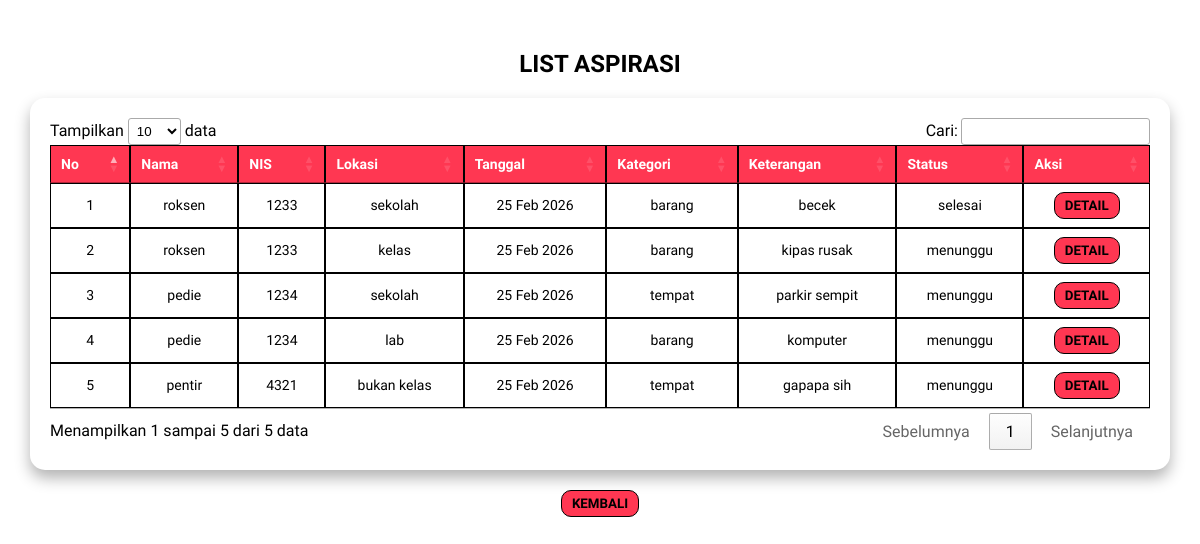
The app's page /UJIKOMFALAQ/admin/data-pengaduan.php, older data.
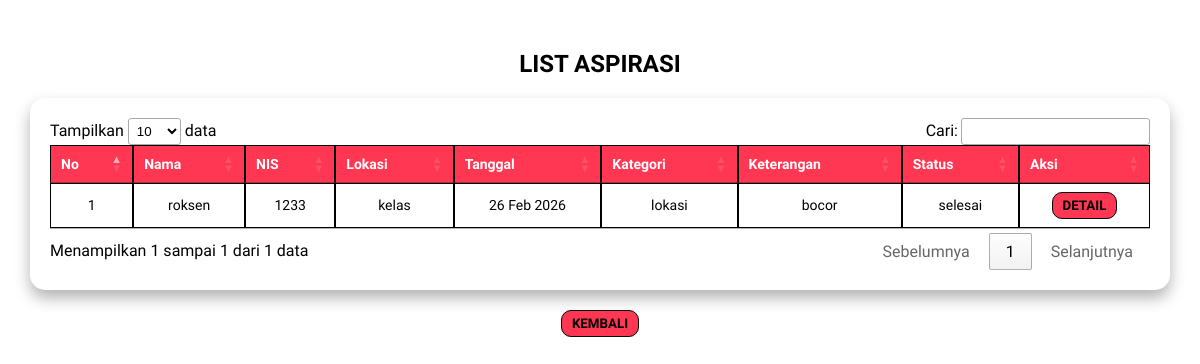
The same page, newer data.
### tables this page shows
CREATE TABLE `input_aspirasi` (
  `id_pelapor` int NOT NULL,
  `nis` varchar(225) NOT NULL,
  `id_kategori` int NOT NULL,
  `tanggal` datetime NOT NULL DEFAULT CURRENT_TIMESTAMP,
  `lokasi` varchar(225) NOT NULL,
  `ket` varchar(225) NOT NULL,
  `status` enum('menunggu','proses','selesai') NOT NULL DEFAULT 'menunggu',
  `feedback` varchar(225) DEFAULT NULL
);

CREATE TABLE `user` (
  `id` int NOT NULL,
  `username` varchar(50) NOT NULL,
  `password` varchar(50) NOT NULL,
  `role` enum('admin','siswa') NOT NULL DEFAULT 'siswa',
  `nis` varchar(100) DEFAULT NULL,
  `kelas` varchar(100) DEFAULT NULL
);

CREATE TABLE `kategori` (
  `id_kategori` int NOT NULL,
  `ket_kategori` varchar(225) NOT NULL
);

### UJIKOMFALAQ/admin/data-pengaduan.php (the view, shortened to what this page needs)
<?php
$koneksi = mysqli_connect("localhost","root","","ujikom_12rpl2_falaq");
$query = mysqli_query($koneksi, "
    SELECT input_aspirasi.*, kategori.ket_kategori, user.username
    FROM input_aspirasi
    LEFT JOIN kategori
    ON input_aspirasi.id_kategori = kategori.id_kategori
    LEFT JOIN user
    ON input_aspirasi.nis = user.nis
");
?>
<!DOCTYPE html>
<html lang="en">
<head>
<link rel="stylesheet" href="https://cdn.datatables.net/1.13.8/css/jquery.dataTables.min.css">
</head>
<body>
<h2>LIST ASPIRASI</h2>
<div class="box">
<table id="datatable" cellpadding="10" cellspacing="0">
    <thead>
        <tr>
            <th>No</th>
            <th>Nama</th>
            <th>NIS</th>
            <th>Lokasi</th>
            <th>Tanggal</th>
            <th>Kategori</th>
            <th>Keterangan</th>
            <th>Status</th>
            <th>Aksi</th>
        </tr>
    </thead>
    <tbody>
    <?php $no = 1; ?>
    <?php while ($data = mysqli_fetch_assoc($query)) { ?>
        <tr>
            <td><?= $no++ ?></td>
            <td><?= $data['username'] ?></td>
            <td><?= $data['nis'] ?></td>
            <td><?= $data['lokasi'] ?></td>
            <td><?= date('d M Y', strtotime($data['tanggal'])) ?></td>
            <td><?= $data['ket_kategori'] ?></td>
            <td><?= $data['ket'] ?></td>
            <td><?= $data['status'] ?></td>
            <td>
                <a href="detail-pengaduan.php?id=<?= $data['id_pelapor'] ?>">
                    <button><b>DETAIL</b></button>
                </a>
            </td>
        </tr>
    <?php } ?>
    </tbody>
</table>
</div>
<div class="kembali">
    <a href="admin.php">
        <button><b>KEMBALI</b></button>
    </a>
</div>
</body>
</html>

### UJIKOMFALAQ/admin/data-pengaduan.php (style rules this page uses)
body { font-family: 'Baloo 2'; margin: 0; padding: 30px; background-color: white; text-align: center; }
h2 { color: black; margin-bottom: 20px; }
.box { background-color: white; padding: 20px; border-radius: 15px; box-shadow: 0 8px 15px rgba(0,0,0,0.3); overflow-x: auto; }
table { width: 100%; border-collapse: collapse; font-size: 14px; }
th, td { border: 1px solid black; padding: 8px; text-align: center; }
th { background-color: rgb(255, 55, 82); color: white; }
button { border: 1px solid black; background-color: rgb(255, 55, 82); color: black; border-radius: 10px; padding: 5px 10px; font-family: 'Baloo 2'; transition: all 0.2s ease; }
.kembali { margin-top: 20px; }
a { text-decoration: none; color: inherit; }

Row changes from the older to the newer data that the page shows:
removed input_aspirasi: user.username "roksen", nis "1233", lokasi "sekolah", tanggal "25 Feb 2026", id_kategori.ket_kategori "barang", ket "becek", status "selesai"
removed input_aspirasi: user.username "roksen", nis "1233", lokasi "kelas", tanggal "25 Feb 2026", id_kategori.ket_kategori "barang", ket "kipas rusak", status "menunggu"
removed input_aspirasi: user.username "pedie", nis "1234", lokasi "sekolah", tanggal "25 Feb 2026", id_kategori.ket_kategori "tempat", ket "parkir sempit", status "menunggu"
removed input_aspirasi: user.username "pedie", nis "1234", lokasi "lab", tanggal "25 Feb 2026", id_kategori.ket_kategori "barang", ket "komputer", status "menunggu"
removed input_aspirasi: user.username "pentir", nis "4321", lokasi "bukan kelas", tanggal "25 Feb 2026", id_kategori.ket_kategori "tempat", ket "gapapa sih", status "menunggu"
added input_aspirasi: user.username "roksen", nis "1233", lokasi "kelas", tanggal "26 Feb 2026", id_kategori.ket_kategori "lokasi", ket "bocor", status "selesai"
Text that changed along with them:
text written by a page script: "Tampilkan data Cari: Menampilkan 1 sampai 5 dari 5 data Sebelumnya 1 Selanjutnya" → "Tampilkan data Cari: Menampilkan 1 sampai 1 dari 1 data Sebelumnya 1 Selanjutnya"
